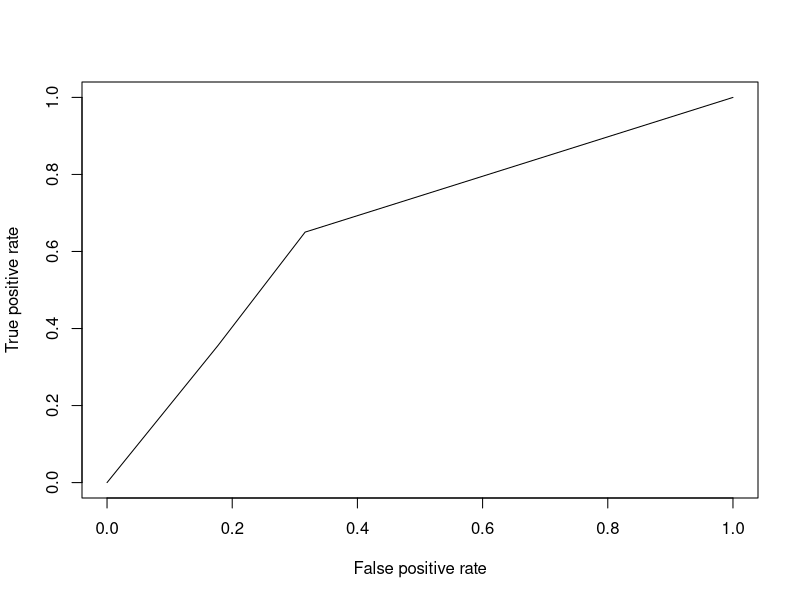
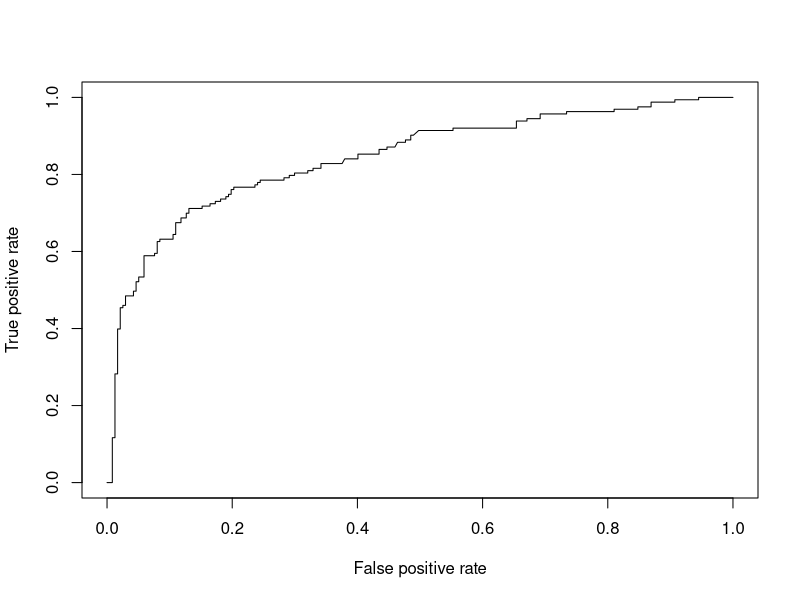

Recreate these plots in R, in order.
library(caret)
library(nnet)
library(lattice)
library(ggplot2)
library(ROCR)

# Leemos el csv 
data <- read.csv2("Titanic.csv",sep = ";",stringsAsFactors = FALSE,header=TRUE)
# Lo limpiamos
data <- data[!apply(is.na(data) | data == "", 1, all), ]

#Separamos el contenido del csv en 75% train y 25% test
size_ <- floor(0.75*nrow(data))
size_

#Generamos valores aleatorios
set.seed(5)
train_ind <- sample(seq_len(nrow(data)),size=size_)
train <- data[train_ind,]
test <- data[-train_ind,]
model_1 <- glm(Survived ~ Pclass, family=binomial(link='logit'),data=train)
summary(model_1)

#Hacemos la prediccion del modelo
predict_1 <- predict(model_1, newdata=subset(test,select=c(2,3,4,5,6,7,8)), type="response")
pred_1 <- ROCR::prediction(predict_1, test$Survived)
perf_1 <- performance(pred_1, measure = "tpr", x.measure = "fpr")
plot(perf_1)
auc_1 <- performance(pred_1, measure = "auc")
auc_1 <- auc_1@y.values[[1]]
auc_1

confusionMatrix(table(ifelse(predict_1 < 0.5, 0, 1), test$Survived), dnn = c("predicted", "actual"))

#Creamos el segundo modelo
model_2 <- glm(Survived ~., family=binomial(link='logit'),data=train)
summary(model_2)

#Hacemos la prediccion del modelo
predict_2 <- predict(model_2, newdata=subset(test,select=c(2,3,4,5,6,7,8)), type="response")
pred_2 <- ROCR::prediction(predict_2, test$Survived)
perf_2 <- performance(pred_2, measure = "tpr", x.measure = "fpr")
plot(perf_2)
auc_2 <- performance(pred_2, measure = "auc")
auc_2 <- auc_2@y.values[[1]]
auc_2

confusionMatrix(table(ifelse(predict_2 < 0.5, 0, 1), test$Survived), dnn = c("predicted", "actual"))
